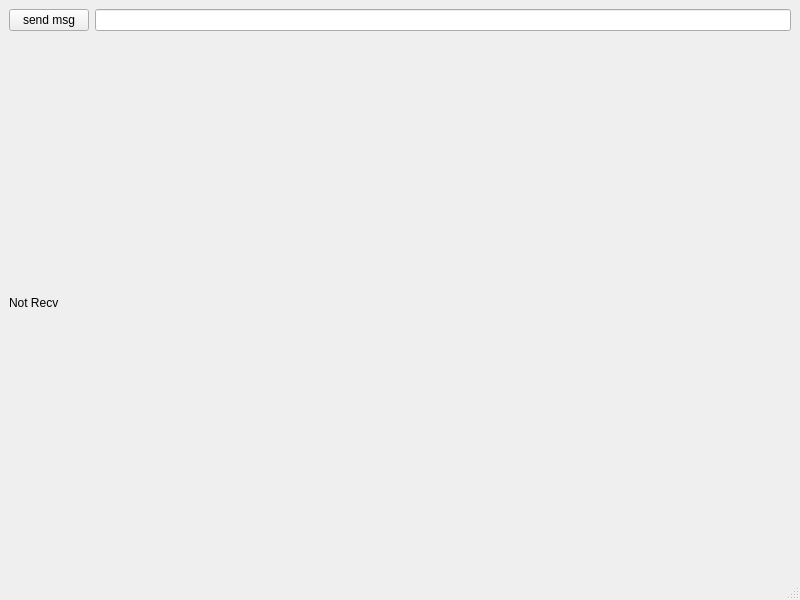
<?xml version="1.0" encoding="UTF-8"?>
<ui version="4.0">
 <class>MainWindow</class>
 <widget class="QMainWindow" name="MainWindow">
  <property name="geometry">
   <rect>
    <x>0</x>
    <y>0</y>
    <width>800</width>
    <height>600</height>
   </rect>
  </property>
  <property name="windowTitle">
   <string>MainWindow</string>
  </property>
  <widget class="QWidget" name="centralwidget">
   <layout class="QVBoxLayout" name="verticalLayout">
    <item>
     <layout class="QHBoxLayout" name="horizontalLayout">
      <item>
       <widget class="QPushButton" name="pushButton_send_msg">
        <property name="text">
         <string>send msg</string>
        </property>
       </widget>
      </item>
      <item>
       <widget class="QLineEdit" name="lineEdit"/>
      </item>
     </layout>
    </item>
    <item>
     <widget class="QLabel" name="label">
      <property name="text">
       <string>Not Recv</string>
      </property>
     </widget>
    </item>
   </layout>
  </widget>
  <widget class="QMenuBar" name="menubar">
   <property name="geometry">
    <rect>
     <x>0</x>
     <y>0</y>
     <width>800</width>
     <height>28</height>
    </rect>
   </property>
  </widget>
  <widget class="QStatusBar" name="statusbar"/>
 </widget>
 <resources/>
 <connections/>
</ui>
